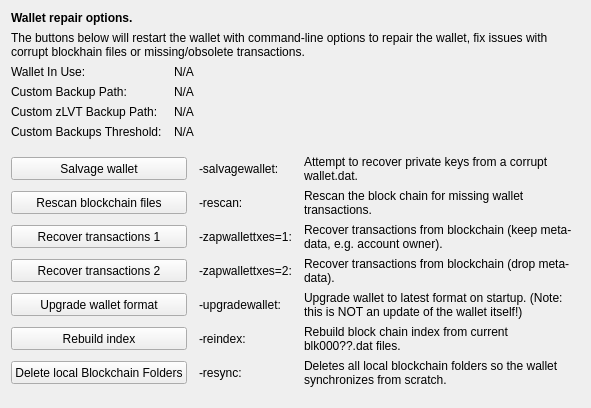
     <widget class="QWidget" name="tab_repair">
      <attribute name="title">
       <string>&amp;Wallet Repair</string>
      </attribute>
      <layout class="QGridLayout" name="gridLayout_4" columnstretch="0,0,0,0">
       <property name="horizontalSpacing">
        <number>12</number>
       </property>
       <item row="0" column="0" colspan="4">
        <widget class="QLabel" name="label_repair_header">
         <property name="font">
          <font>
           <weight>75</weight>
           <bold>true</bold>
          </font>
         </property>
         <property name="text">
          <string>Wallet repair options.</string>
         </property>
        </widget>
       </item>
       <item row="1" column="0" colspan="4">
        <widget class="QLabel" name="label_repair_helptext">
         <property name="font">
          <font>
           <weight>50</weight>
           <bold>false</bold>
          </font>
         </property>
         <property name="text">
          <string>The buttons below will restart the wallet with command-line options to repair the wallet, fix issues with corrupt blockhain files or missing/obsolete transactions.</string>
         </property>
         <property name="wordWrap">
          <bool>true</bool>
         </property>
        </widget>
       </item>
       <item row="2" column="0">
        <widget class="QLabel" name="wallet_path_label">
         <property name="text">
          <string>Wallet In Use:</string>
         </property>
        </widget>
       </item>
       <item row="2" column="1" colspan="3">
        <widget class="QLabel" name="wallet_path">
         <property name="cursor">
          <cursorShape>IBeamCursor</cursorShape>
         </property>
         <property name="text">
          <string>N/A</string>
         </property>
         <property name="textFormat">
          <enum>Qt::PlainText</enum>
         </property>
         <property name="textInteractionFlags">
          <set>Qt::LinksAccessibleByMouse|Qt::TextSelectableByKeyboard|Qt::TextSelectableByMouse</set>
         </property>
        </widget>
       </item>
       <item row="3" column="0">
        <widget class="QLabel" name="wallet_custombackuppath_label">
         <property name="visible">
          <bool>false</bool>
         </property>
         <property name="text">
          <string>Custom Backup Path:</string>
         </property>
        </widget>
       </item>
       <item row="3" column="1" colspan="3">
        <widget class="QLabel" name="wallet_custombackuppath">
         <property name="cursor">
          <cursorShape>IBeamCursor</cursorShape>
         </property>
         <property name="visible">
          <bool>false</bool>
         </property>
         <property name="text">
          <string>N/A</string>
         </property>
         <property name="textFormat">
          <enum>Qt::PlainText</enum>
         </property>
         <property name="textInteractionFlags">
          <set>Qt::LinksAccessibleByMouse|Qt::TextSelectableByKeyboard|Qt::TextSelectableByMouse</set>
         </property>
        </widget>
       </item>
       <item row="4" column="0">
        <widget class="QLabel" name="wallet_customzlvtbackuppath_label">
         <property name="visible">
          <bool>false</bool>
         </property>
         <property name="text">
          <string>Custom zLVT Backup Path:</string>
         </property>
        </widget>
       </item>
       <item row="4" column="1" colspan="3">
        <widget class="QLabel" name="wallet_customzlvtbackuppath">
         <property name="cursor">
          <cursorShape>IBeamCursor</cursorShape>
         </property>
         <property name="visible">
          <bool>false</bool>
         </property>
         <property name="text">
          <string>N/A</string>
         </property>
         <property name="textFormat">
          <enum>Qt::PlainText</enum>
         </property>
         <property name="textInteractionFlags">
          <set>Qt::LinksAccessibleByMouse|Qt::TextSelectableByKeyboard|Qt::TextSelectableByMouse</set>
         </property>
        </widget>
       </item>
       <item row="5" column="0">
        <widget class="QLabel" name="wallet_custombackupthreshold_label">
         <property name="visible">
          <bool>false</bool>
         </property>
         <property name="text">
          <string>Custom Backups Threshold:</string>
         </property>
        </widget>
       </item>
       <item row="5" column="1" colspan="3">
        <widget class="QLabel" name="wallet_custombackupthreshold">
         <property name="cursor">
          <cursorShape>IBeamCursor</cursorShape>
         </property>
         <property name="visible">
          <bool>false</bool>
         </property>
         <property name="text">
          <string>N/A</string>
         </property>
         <property name="textFormat">
          <enum>Qt::PlainText</enum>
         </property>
         <property name="textInteractionFlags">
          <set>Qt::LinksAccessibleByMouse|Qt::TextSelectableByKeyboard|Qt::TextSelectableByMouse</set>
         </property>
        </widget>
       </item>
       <item row="6" column="0">
        <spacer name="verticalSpacer_repair1">
         <property name="orientation">
          <enum>Qt::Vertical</enum>
         </property>
         <property name="sizeHint" stdset="0">
          <size>
           <width>10</width>
           <height>10</height>
          </size>
         </property>
        </spacer>
       </item>
       <item row="7" column="0" colspan="2">
        <widget class="QPushButton" name="btn_salvagewallet">
         <property name="minimumSize">
          <size>
           <width>100</width>
           <height>23</height>
          </size>
         </property>
         <property name="text">
          <string>Salvage wallet</string>
         </property>
        </widget>
       </item>
       <item row="7" column="2">
        <widget class="QLabel" name="label_repair_salvage_command">
         <property name="text">
          <string notr="true">-salvagewallet:</string>
         </property>
        </widget>
       </item>
       <item row="7" column="3">
        <widget class="QLabel" name="label_repair_salvage">
         <property name="text">
          <string>Attempt to recover private keys from a corrupt wallet.dat.</string>
         </property>
         <property name="wordWrap">
          <bool>true</bool>
         </property>
        </widget>
       </item>
       <item row="8" column="0" colspan="2">
        <widget class="QPushButton" name="btn_rescan">
         <property name="minimumSize">
          <size>
           <width>100</width>
           <height>23</height>
          </size>
         </property>
         <property name="text">
          <string>Rescan blockchain files</string>
         </property>
        </widget>
       </item>
       <item row="8" column="2">
        <widget class="QLabel" name="label_repair_rescan_command">
         <property name="text">
          <string notr="true">-rescan:</string>
         </property>
        </widget>
       </item>
       <item row="8" column="3">
        <widget class="QLabel" name="label_repair_rescan">
         <property name="text">
          <string>Rescan the block chain for missing wallet transactions.</string>
         </property>
         <property name="wordWrap">
          <bool>true</bool>
         </property>
        </widget>
       </item>
       <item row="9" column="0" colspan="2">
        <widget class="QPushButton" name="btn_zapwallettxes1">
         <property name="minimumSize">
          <size>
           <width>100</width>
           <height>23</height>
          </size>
         </property>
         <property name="text">
          <string>Recover transactions 1</string>
         </property>
        </widget>
       </item>
       <item row="9" column="2">
        <widget class="QLabel" name="label_repair_zap1_command">
         <property name="text">
          <string notr="true">-zapwallettxes=1:</string>
         </property>
        </widget>
       </item>
       <item row="9" column="3">
        <widget class="QLabel" name="label_repair_zap1">
         <property name="text">
          <string>Recover transactions from blockchain (keep meta-data, e.g. account owner).</string>
         </property>
         <property name="wordWrap">
          <bool>true</bool>
         </property>
        </widget>
       </item>
       <item row="10" column="0" colspan="2">
        <widget class="QPushButton" name="btn_zapwallettxes2">
         <property name="minimumSize">
          <size>
           <width>100</width>
           <height>23</height>
          </size>
         </property>
         <property name="text">
          <string>Recover transactions 2</string>
         </property>
        </widget>
       </item>
       <item row="10" column="2">
        <widget class="QLabel" name="label_repair_zap2_command">
         <property name="text">
          <string notr="true">-zapwallettxes=2:</string>
         </property>
        </widget>
       </item>
       <item row="10" column="3">
        <widget class="QLabel" name="label_repair_zap2">
         <property name="text">
          <string>Recover transactions from blockchain (drop meta-data).</string>
         </property>
         <property name="wordWrap">
          <bool>true</bool>
         </property>
        </widget>
       </item>
       <item row="11" column="0" colspan="2">
        <widget class="QPushButton" name="btn_upgradewallet">
         <property name="minimumSize">
          <size>
           <width>100</width>
           <height>23</height>
          </size>
         </property>
         <property name="text">
          <string>Upgrade wallet format</string>
         </property>
        </widget>
       </item>
       <item row="11" column="2">
        <widget class="QLabel" name="label_repair_upgrade_command">
         <property name="text">
          <string notr="true">-upgradewallet:</string>
         </property>
        </widget>
       </item>
       <item row="11" column="3">
        <widget class="QLabel" name="label_repair_upgrade">
         <property name="text">
          <string>Upgrade wallet to latest format on startup. (Note: this is NOT an update of the wallet itself!)</string>
         </property>
         <property name="wordWrap">
          <bool>true</bool>
         </property>
        </widget>
       </item>
       <item row="12" column="0" colspan="2">
        <widget class="QPushButton" name="btn_reindex">
         <property name="minimumSize">
          <size>
           <width>100</width>
           <height>23</height>
          </size>
         </property>
         <property name="text">
          <string>Rebuild index</string>
         </property>
        </widget>
       </item>
       <item row="12" column="2">
        <widget class="QLabel" name="label_repair_reindex_command">
         <property name="text">
          <string notr="true">-reindex:</string>
         </property>
        </widget>
       </item>
       <item row="12" column="3">
        <widget class="QLabel" name="label_repair_reindex">
         <property name="text">
          <string>Rebuild block chain index from current blk000??.dat files.</string>
         </property>
         <property name="wordWrap">
          <bool>true</bool>
         </property>
        </widget>
       </item>
       <item row="13" column="0" colspan="2">
        <widget class="QPushButton" name="btn_resync">
         <property name="minimumSize">
          <size>
           <width>100</width>
           <height>23</height>
          </size>
         </property>
         <property name="text">
          <string>Delete local Blockchain Folders</string>
         </property>
        </widget>
       </item>
       <item row="13" column="2">
        <widget class="QLabel" name="label_repair_resync_command">
         <property name="text">
          <string>-resync:</string>
         </property>
        </widget>
       </item>
       <item row="13" column="3">
        <widget class="QLabel" name="label_repair_resync">
         <property name="text">
          <string>Deletes all local blockchain folders so the wallet synchronizes from scratch.</string>
         </property>
         <property name="wordWrap">
          <bool>true</bool>
         </property>
        </widget>
       </item>
       <item row="14" column="0">
        <spacer name="verticalSpacer_repair2">
         <property name="orientation">
          <enum>Qt::Vertical</enum>
         </property>
         <property name="sizeHint" stdset="0">
          <size>
           <width>20</width>
           <height>10</height>
          </size>
         </property>
        </spacer>
       </item>
      </layout>
     </widget>
